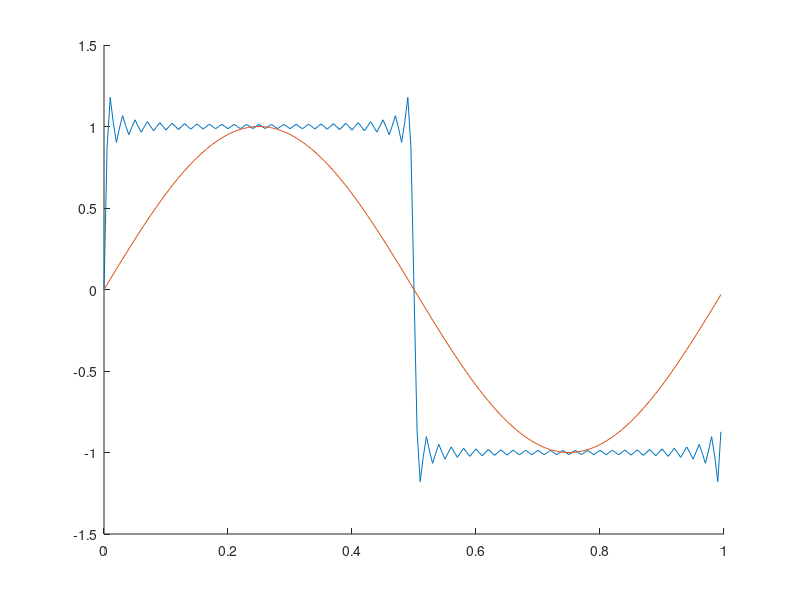
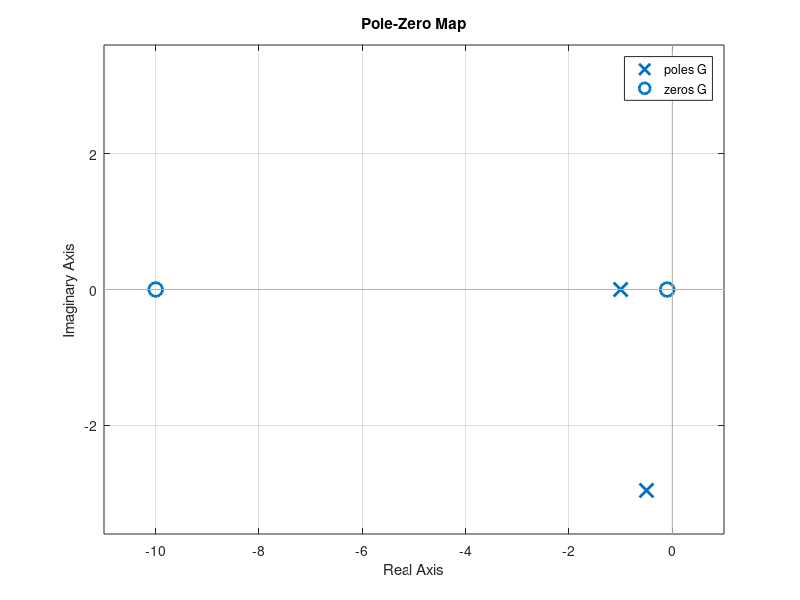
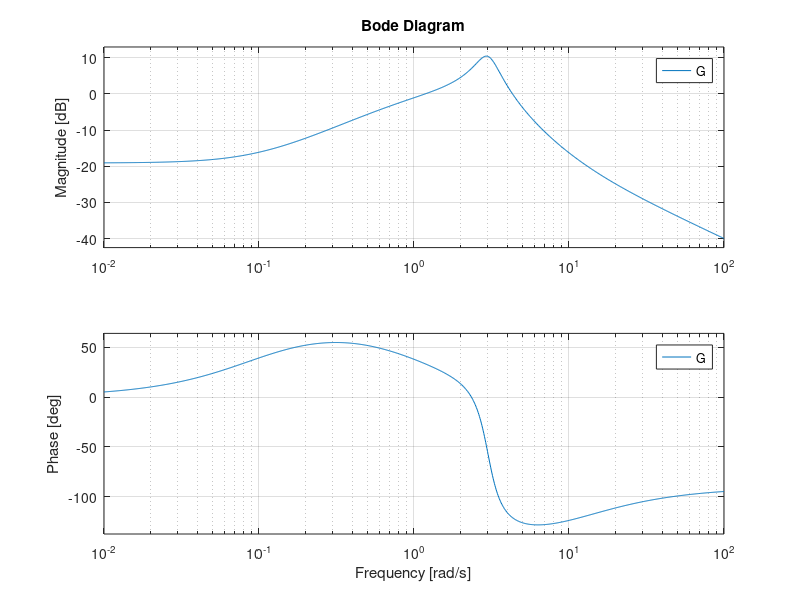
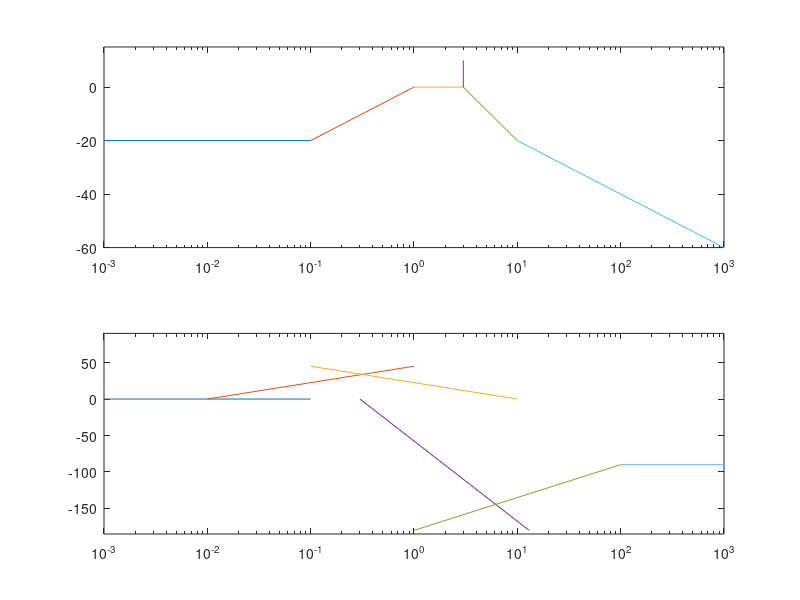

MATLAB code for these plots, in order:
clc
T=1;
w=2*pi/T;
 M=200;
 t=T*(0:M-1)/M;
 y=sin(w*t);

 a_0=0;
 a_t=0;
 stot = a_0;
 
 for n=1:2:50
     
     b_t=4/(pi*n);
     stot = stot + a_t*cos(n*w*t)+b_t*sin(n*w*t);
 end
 hold on
 plot(t,stot)
 plot(t,y)
 hold off
 
 %% 3.2a
 clc
 num = conv([1, 0.1],[1, 10]);
 den = conv([1, 1],[1, 1, 9]);
 G = tf(num,den);
 figure
 pzmap(G)
 grid on
 
 figure
 bode(G)
 grid on
 
 %uppskattning av asymptoter
 figure
 subplot(2,1,1)
 semilogx([10^-3 0.1],[-20 -20])
 hold on
 semilogx([0.1 1],[-20 0])
 semilogx([1 3],[0 0])
 semilogx([3 3],[0 10])
 semilogx([3 10],[0 -20])
 semilogx([10 1000],[-20 -60])
 axis([10^-3 1000 -60 15])
 
 subplot(2,1,2)
 semilogx([10^-3 0.1],[0 0])
 hold on
 semilogx([0.01 1],[0 45])
 semilogx([0.1 10],[45 0])
 semilogx([0.3 13],[0 -180])
 semilogx([1 100],[-180 -90])
 semilogx([100 1000],[-90 -90])
 axis([10^-3 1000 -185 90])

 %% 3.2b
 clc
 Fs=100;
 w=[1 3 5];
 Ts=1/Fs;
 N=2^13;
 Tmax=(N-1)*Ts;
 t=0:Ts:Tmax;
 for n=1:1:3
     figure;
 x=sin(w(n)*t);
 plot(t,x);
 hold on
 end
 
%% 3.2c
 clc
 Fs=100;
 Ts=1/Fs;
 N=2^13;
 Tmax=(N-1)*Ts;
 num = conv([1, 0.1],[1, 10]);
 den = conv([1, 1],[1, 1, 9]);
 G = tf(num,den);
 t=0:Ts:Tmax;
 w=[1 3 5];
 for n=1:1:3
     figure
     x=sin(w(n)*t);
     lsim(G,x,t) 
     %a=evalfr(G,j*w(n));
     axis([6*pi/w(n) 10*pi/w(n) -5 5]);
     %amplitud=abs(a)
     %vinkel=rad2deg(angle(a))
 end
 %% Uppg3
 clc
 Fs=100;
 N=2^13;
  w=[1 3 5];
 Tmax=(N-1)*Ts;
Ts=1/Fs;
t=0:Ts:Tmax;
 A_k=0;


 x = square(t); %Udda signal, 13 perioder
 plot(t,x)
 k = 0:1:N-1;
 w_k =2*pi*Fs*k/N;
 X = fft(x,N);
 figure
 plot(w_k, abs(X)) %k peak vid k = 13, eftersom vi har 13 perioder. Periodisk pga
%diskret signal som vi g?r FFT p?. Peak avtar varje 13e w_k eftersom k=13
%ger mest likhet med fyrkantssignalen.
%dvs 14+13*2*n eftersom wk*2 = peak.
 b_t1=4/pi - abs(X(14))*2/N
 b_t3=4/(pi*3) - abs(X(40))*2/N
 b_t5=4/(pi*5) - abs(X(66))*2/N %N?r k st?mmer ?verens s? att w_s ungef?r = w0
 %satter vi in sinus far vi att e delen blir 1 och da ar summan 1*N*B/2
 %=X[k] GOR EN TABELL.
 
